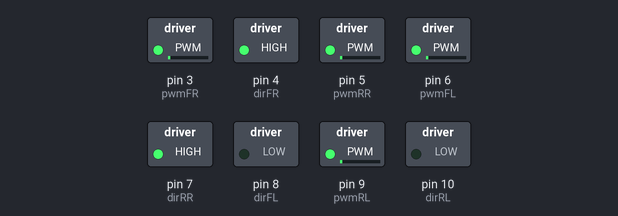
Simulated run of this sketch. Board: Arduino Uno, built with avr-gcc and run on an emulated ATmega328P. Parts: switched loads named in the sketch (green lamp = pin HIGH).

Above: at 0.05 s.
At 1.25 s:
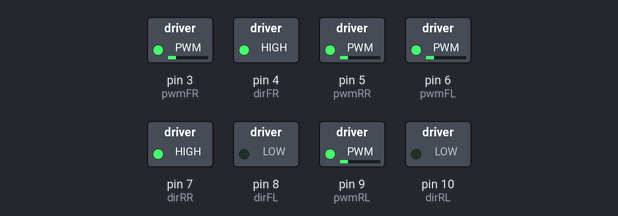
At 2.4 s:
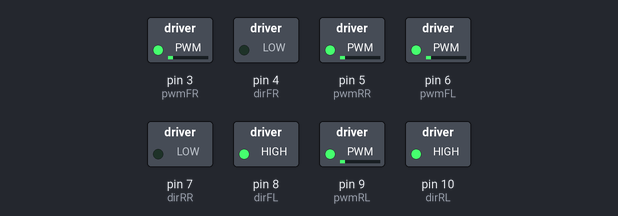
At 4.75 s:
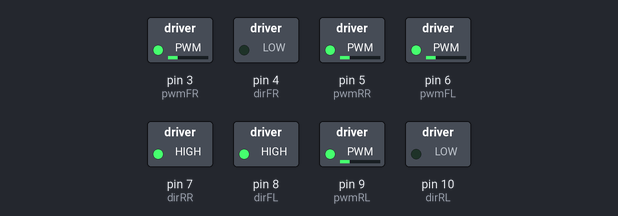
At 7.15 s:
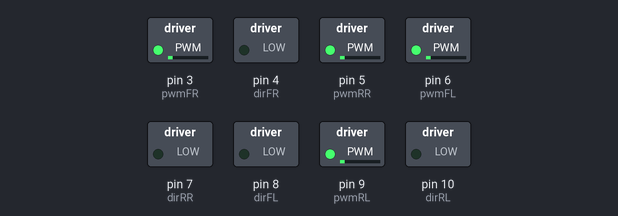
At 9.55 s:
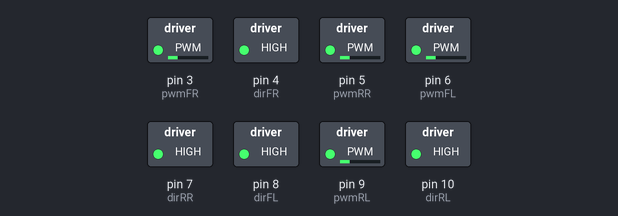
Timing chart, 0 to 12.5 s (numbered marks = the images above):
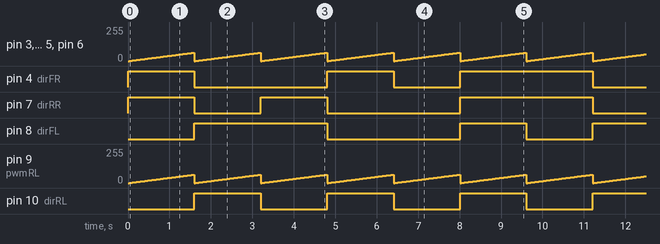

Measured:
- by itself, pin 3 (pwmFR), pin 5 (pwmRR), pin 6 (pwmFL), pin 9 (pwmRL): ramps from 0/255 to 63/255 and jumps back, once every 1.6 s
- by itself, pin 4 (dirFR), pin 8 (dirFL): repeats every 9.6 s: LOW 3.2 s, HIGH 1.6 s, LOW 1.6 s, HIGH 3.2 s
- by itself, pin 7 (dirRR): repeats every 9.6 s: LOW 1.6 s, HIGH 1.6 s, LOW 3.2 s, HIGH 3.2 s
- by itself, pin 10 (dirRL): alternates HIGH for 1.6 s and LOW for 1.6 s

The sketch:

Quad_ATR_Mecanum_PWM.ino
```cpp
//=========================HEADER=============================================================
/*
   Quad ATR Mecanum with PWM Motor Control
   AUTHOR: Jason Traud
   DATE: 6/8/2015

   This firmware demonstrates basic movement routines on a four wheeled Mecanum robot with
   PWM motor Controllers

   Hardware:

     Arduino Uno R3       (MCU-050-000)
     Programmable Mecanum (TP-095-004)
     LMD18200 Breakout    (TE-058-000)

   Connections:

     Arduino D3   -   PWM Pin on Front Right Motor Controller
     Arduino D4   -   Direction Pin on Front Right Motor Controller

     Arduino D6   -   PWM Pin on Front Left Motor Controller
     Arduino D8   -   Direction Pin on Front Left Motor Controller

     Arduino D5   -   PWM Pin on Rear Right Motor Controller
     Arduino D7   -   Direction Pin on Rear Right Motor Controller

     Arduino D9   -   PWM Pin on Rear Left Motor Controller
     Arduino D10  -   Direction Pin on Rear Left Motor Controller

   Support:

     SuperDroid Robots Support Forum
       http://www.sdrobots.com/forums/

     Vectoring Robot Support Page
       http://www.superdroidrobots.com/shop/custom.aspx/vectoring-robots/44/


   License: CCAv3.0 Attribution-ShareAlike (http://creativecommons.org/licenses/by-sa/3.0/)
   You're free to use this code for any venture. Attribution is greatly appreciated.
//============================================================================================
*/

// ****************************************************
// Libraries
// ****************************************************

// none

// ****************************************************
// Hardware Pin Connections
// ****************************************************

#define pwmFR 3
#define dirFR 4

#define pwmFL 6
#define dirFL 8

#define pwmRR 5
#define dirRR 7

#define pwmRL 9
#define dirRL 10

// ****************************************************
// Motor Controller Variables
// ****************************************************

// Command struct for motor controllers
typedef struct {
	int pulse;
	bool direction;
	bool brake;
}	MotorValues;

// Defines structs for each motor
MotorValues motorFR;
MotorValues motorFL;
MotorValues motorRR;
MotorValues motorRL;


// ****************************************************
// Sets output analog values based on command struct
// RETURNS: none
// ****************************************************
void commandMotors() {
  analogWrite(pwmFR, motorFR.pulse);
  analogWrite(pwmRR, motorRR.pulse);
  analogWrite(pwmFL, motorFL.pulse);
  analogWrite(pwmRL, motorRL.pulse);
}

// ****************************************************
// Stops the robot by setting all outputs to 0
// RETURNS: none
// ****************************************************
void allStop() {
  analogWrite(pwmFR, 0);
  analogWrite(pwmRR, 0);
  analogWrite(pwmFL, 0);
  analogWrite(pwmRL, 0);
}

// ****************************************************
// Forward Movement Demonstration
// RETURNS: none
// ****************************************************
void forwardMovement() {

  // Set direction bits
  digitalWrite(dirFR, HIGH); digitalWrite(dirFL, LOW); digitalWrite(dirRR, HIGH); digitalWrite(dirRL, LOW);

  // Ramp up and command motor controllers
  for (int i = 0; i < 64; i++)
  { motorFR.pulse = i; motorFL.pulse = i; motorRR.pulse = i; motorRL.pulse = i; commandMotors(); delay(25); }
  allStop();
}

// ****************************************************
// Backward Movement Demonstration
// RETURNS: none
// ****************************************************
void backwardMovement() {

  // Set direction bits
  digitalWrite(dirFR, LOW); digitalWrite(dirFL, HIGH); digitalWrite(dirRR, LOW); digitalWrite(dirRL, HIGH);

  // Ramp up and command motor controllers
  for (int i = 0; i < 64; i++)
  { motorFR.pulse = i; motorFL.pulse = i; motorRR.pulse = i; motorRL.pulse = i; commandMotors(); delay(25); }
  allStop();
}


// ****************************************************
// Sidestep Left Movement Demonstration
// RETURNS: none
// ****************************************************
void leftMovement() {

  // Set direction bits
  digitalWrite(dirFR, HIGH); digitalWrite(dirFL, LOW); digitalWrite(dirRR, LOW); digitalWrite(dirRL, HIGH);

  // Ramp up and command motor controllers
  for (int i = 0; i < 64; i++)
  { motorFR.pulse = i; motorFL.pulse = i; motorRR.pulse = i; motorRL.pulse = i; commandMotors(); delay(25); }
  allStop();
}


// ****************************************************
// Sidestep Right Movement Demonstration
// RETURNS: none
// ****************************************************
void rightMovement() {

  // Set direction bits
  digitalWrite(dirFR, LOW); digitalWrite(dirFL, HIGH); digitalWrite(dirRR, HIGH); digitalWrite(dirRL, LOW);

  // Ramp up and command motor controllers
  for (int i = 0; i < 64; i++)
  { motorFR.pulse = i; motorFL.pulse = i; motorRR.pulse = i; motorRL.pulse = i; commandMotors(); delay(25); }
  allStop();
}

// ****************************************************
// Spin Clockwise Movement Demonstration
// RETURNS: none
// ****************************************************
void spinClockwise () {

  // Set direction bits
  digitalWrite(dirFR, LOW); digitalWrite(dirFL, LOW); digitalWrite(dirRR, LOW); digitalWrite(dirRL, LOW);

  // Ramp up and command motor controllers
  for (int i = 0; i < 64; i++)
  { motorFR.pulse = i; motorFL.pulse = i; motorRR.pulse = i; motorRL.pulse = i; commandMotors(); delay(25); }
  allStop();
}

// ****************************************************
// Spin Counter-Clockwise Movement Demonstration
// RETURNS: none
// ****************************************************
void spinCounterClockwise () {

  // Set direction bits
  digitalWrite(dirFR, HIGH); digitalWrite(dirFL, HIGH); digitalWrite(dirRR, HIGH); digitalWrite(dirRL, HIGH);

  // Ramp up and command motor controllers
  for (int i = 0; i < 64; i++)
  { motorFR.pulse = i; motorFL.pulse = i; motorRR.pulse = i; motorRL.pulse = i; commandMotors(); delay(25); }
  allStop();
}

// ****************************************************
// Initial setup function, called once
// RETURNS: none
// ****************************************************
void setup() {

  // Set motor controller communication pins as outputs
  pinMode(pwmFR, OUTPUT);
  pinMode(dirFR, OUTPUT);

  pinMode(pwmFL, OUTPUT);
  pinMode(dirFL, OUTPUT);

  pinMode(pwmRR, OUTPUT);
  pinMode(dirRR, OUTPUT);

  pinMode(pwmRL, OUTPUT);
  pinMode(dirRL, OUTPUT);

  // Command all motors to stop
  allStop();
}

// ****************************************************
// Main program loop. We'll cycle through commands here
// RETURNS: none
// ****************************************************
void loop() {
  forwardMovement();
  backwardMovement();
  rightMovement();
  leftMovement();
  spinClockwise();
  spinCounterClockwise();
}
```
